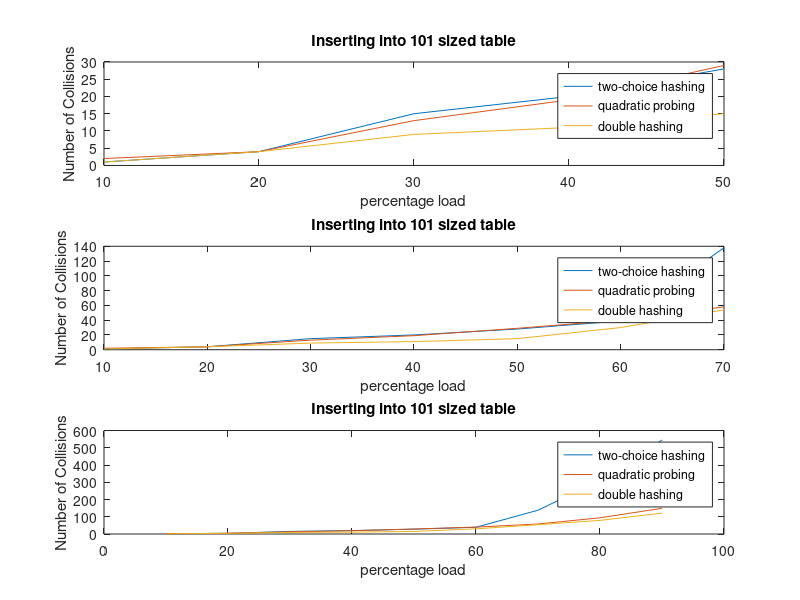
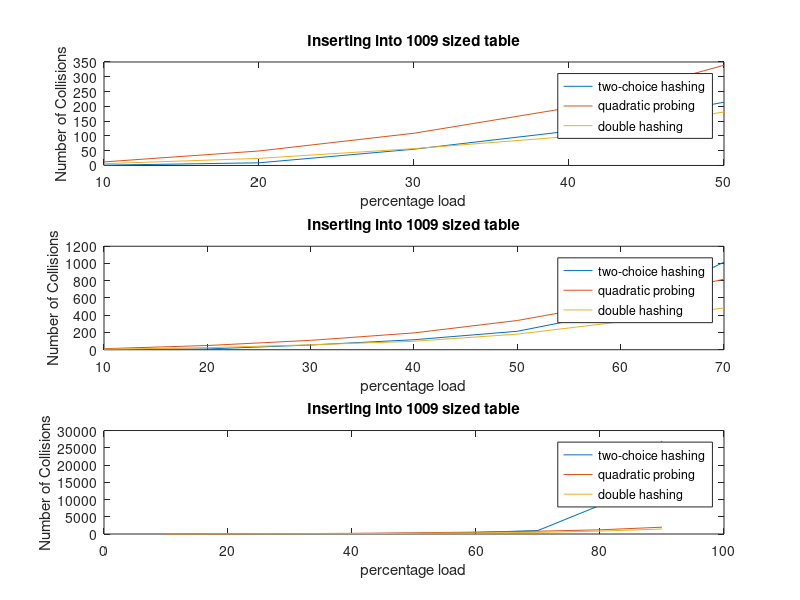
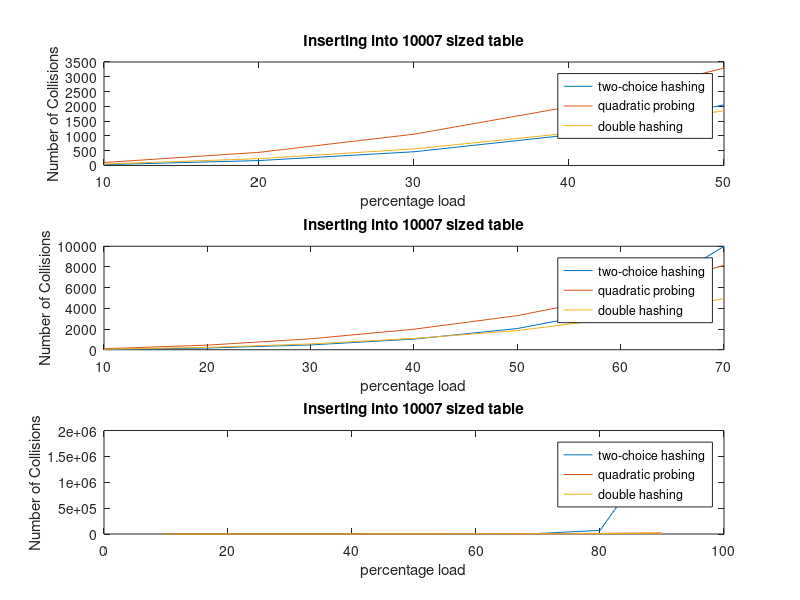
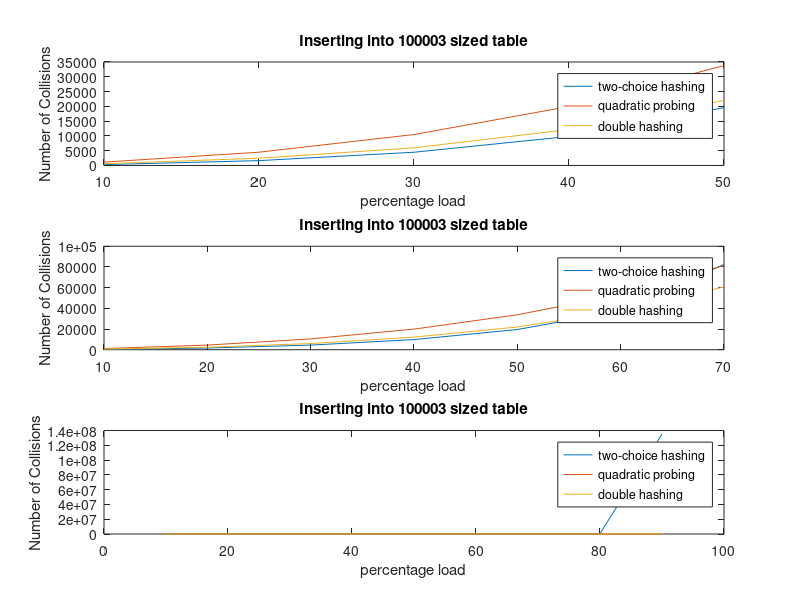

Write the MATLAB code that produced these figures, in order.
clc;
clear all;
close all;

xs = 10:10:50;
xm = 10:10:70;
xl = 10:10:90;

%-------------- 101 items -----------------

% collisons from 10% - 90% full, 101 items
tc101 = [1 4 15 20 28];
q101 = [2 4 13 19 29];
d101 = [1 4 9 11 15];

figure(1);
subplot(3,1,1);
plot(xs, tc101, xs, q101, xs, d101);
title('Inserting into 101 sized table');
legend('two-choice hashing', 'quadratic probing', 'double hashing');
xlabel('percentage load');
ylabel('Number of Collisions');

% collisons from 10% - 90% full, 101 items
tc101 = [1 4 15 20 28 39 138];
q101 = [2 4 13 19 29 40 58];
d101 = [1 4 9 11 15 30 54];

subplot(3,1,2);
plot(xm, tc101, xm, q101, xm, d101);
title('Inserting into 101 sized table');
legend('two-choice hashing', 'quadratic probing', 'double hashing');
xlabel('percentage load');
ylabel('Number of Collisions');

% collisons from 10% - 90% full, 101 items
tc101 = [1 4 15 20 28 39 138 311 545 ];
q101 = [2 4 13 19 29 40 58 94 149 ];
d101 = [1 4 9 11 15 30 54 79 121 ];

subplot(3,1,3);
plot(xl, tc101, xl, q101, xl, d101);
title('Inserting into 101 sized table');
legend('two-choice hashing', 'quadratic probing', 'double hashing');
xlabel('percentage load');
ylabel('Number of Collisions');

%-------------- 1009 items -----------------

% collisons from 10% - 90% full, 1009 items
tc1009 = [1 9 55 116 214];
q1009 = [12 49 109 195 339];
d1009 = [6 24 57 98 181];

figure(2);
subplot(3,1,1);
plot(xs, tc1009, xs, q1009, xs, d1009);
title('Inserting into 1009 sized table');
legend('two-choice hashing', 'quadratic probing', 'double hashing');
xlabel('percentage load');
ylabel('Number of Collisions');

% collisons from 10% - 90% full, 1009 items
tc1009 = [1 9 55 116 214 451 1015];
q1009 = [12 49 109 195 339 555 818];
d1009 = [6 24 57 98 181 324 485];

subplot(3,1,2);
plot(xm, tc1009, xm, q1009, xm, d1009);
title('Inserting into 1009 sized table');
legend('two-choice hashing', 'quadratic probing', 'double hashing');
xlabel('percentage load');
ylabel('Number of Collisions');

% collisons from 10% - 90% full, 1009 items
tc1009 = [1 9 55 116 214 451 1015 8310 26884 ];
q1009 = [12 49 109 195 339 555 818 1215 1972 ];
d1009 = [6 24 57 98 181 324 485 841 1446 ];

subplot(3,1,3);
plot(xl, tc1009, xl, q1009, xl, d1009);
title('Inserting into 1009 sized table');
legend('two-choice hashing', 'quadratic probing', 'double hashing');
xlabel('percentage load');
ylabel('Number of Collisions');

%-------------- 10007 items -----------------

% collisons from 10% - 90% full, 10007 items
tc10007 = [26 166 463 1030 2050];
q10007 = [99 444 1058 1984 3294];
d10007 = [48 230 559 1091 1850];

figure(3);
subplot(3,1,1);
plot(xs, tc10007, xs, q10007, xs, d10007);
title('Inserting into 10007 sized table');
legend('two-choice hashing', 'quadratic probing', 'double hashing');
xlabel('percentage load');
ylabel('Number of Collisions');

% collisons from 10% - 90% full, 10007 items
tc10007 = [26 166 463 1030 2050 3953 9990];
q10007 = [99 444 1058 1984 3294 5276 8160];
d10007 = [48 230 559 1091 1850 3105 4947];

subplot(3,1,2);
plot(xm, tc10007, xm, q10007, xm, d10007);
title('Inserting into 10007 sized table');
legend('two-choice hashing', 'quadratic probing', 'double hashing');
xlabel('percentage load');
ylabel('Number of Collisions');

% collisons from 10% - 90% full, 10007 items
tc10007 = [26 166 463 1030 2050 3953 9990 69710 1754230 ];
q10007 = [99 444 1058 1984 3294 5276 8160 12724 21017 ];
d10007 = [48 230 559 1091 1850 3105 4947 7925 13956 ];

subplot(3,1,3);
plot(xl, tc10007, xl, q10007, xl, d10007);
title('Inserting into 10007 sized table');
legend('two-choice hashing', 'quadratic probing', 'double hashing');
xlabel('percentage load');
ylabel('Number of Collisions');

%-------------- 100003 items -----------------

% collisons from 10% - 90% full, 100003 items
tc100003 = [290 1636 4470 9821 19550];
q100003 = [1129 4485 10463 19937 33786];
d100003 = [589 2446 5964 12163 21995];

figure(4);
subplot(3,1,1);
plot(xs, tc100003, xs, q100003, xs, d100003);
title('Inserting into 100003 sized table');
legend('two-choice hashing', 'quadratic probing', 'double hashing');
xlabel('percentage load');
ylabel('Number of Collisions');

% collisons from 10% - 90% full, 100003 items
tc100003 = [290 1636 4470 9821 19550 37501 82456];
q100003 = [1129 4485 10463 19937 33786 53247 81429];
d100003 = [589 2446 5964 12163 21995 37280 60664];

subplot(3,1,2);
plot(xm, tc100003, xm, q100003, xm, d100003);
title('Inserting into 100003 sized table');
legend('two-choice hashing', 'quadratic probing', 'double hashing');
xlabel('percentage load');
ylabel('Number of Collisions');

% collisons from 10% - 90% full, 100003 items
tc100003 = [290 1636 4470 9821 19550 37501 82456 397675 135282256 ];
q100003 = [1129 4485 10463 19937 33786 53247 81429 124471 201311 ];
d100003 = [589 2446 5964 12163 21995 37280 60664 97671 166110 ];

subplot(3,1,3);
plot(xl, tc100003, xl, q100003, xl, d100003);
title('Inserting into 100003 sized table');
legend('two-choice hashing', 'quadratic probing', 'double hashing');
xlabel('percentage load');
ylabel('Number of Collisions');

%-------------- 1000003 items -----------------

% collisons from 10% - 90% full, 1000003 items
tc1000003 = [2739 15927 45059 98085 192787];
q1000003 = [10460 44423 105989 200926 339442];
d1000003 = [8375 41673 100894 190763 319012];

figure(5);
subplot(3,1,1);
plot(xs, tc1000003, xs, q1000003, xs, d1000003);
title('Inserting into 1000003 sized table');
legend('two-choice hashing', 'quadratic probing', 'double hashing');
xlabel('percentage load');
ylabel('Number of Collisions');

% collisons from 10% - 90% full, 1000003 items
tc1000003 = [2739 15927 45059 98085 192787 377551 851509];
q1000003 = [10460 44423 105989 200926 339442 535569 818338];
d1000003 = [8375 41673 100894 190763 319012 501267 757142];

subplot(3,1,2);
plot(xm, tc1000003, xm, q1000003, xm, d1000003);
title('Inserting into 1000003 sized table');
legend('two-choice hashing', 'quadratic probing', 'double hashing');
xlabel('percentage load');
ylabel('Number of Collisions');

% collisons from 10% - 90% full, 1000003 items
tc1000003 = [2739 15927 45059 98085 192787 377551 851509 5770441 1451863544 ];
q1000003 = [10460 44423 105989 200926 339442 535569 818338 1247082 2020309 ];
d1000003 = [8375 41673 100894 190763 319012 501267 757142 1140223 1819913 ];

subplot(3,1,3);
plot(xl, tc1000003, xl, q1000003, xl, d1000003);
title('Inserting into 1000003 sized table');
legend('two-choice hashing', 'quadratic probing', 'double hashing');
xlabel('percentage load');
ylabel('Number of Collisions');